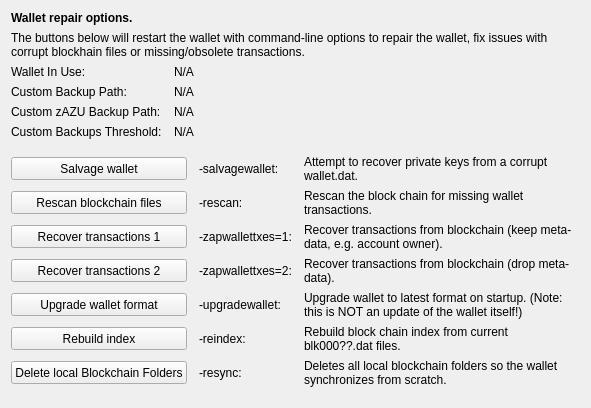
     <widget class="QWidget" name="tab_repair">
      <attribute name="title">
       <string>&amp;Wallet Repair</string>
      </attribute>
      <layout class="QGridLayout" name="gridLayout_4" columnstretch="0,0,0,0">
       <property name="horizontalSpacing">
        <number>12</number>
       </property>
       <item row="0" column="0" colspan="4">
        <widget class="QLabel" name="label_repair_header">
         <property name="font">
          <font>
           <weight>75</weight>
           <bold>true</bold>
          </font>
         </property>
         <property name="text">
          <string>Wallet repair options.</string>
         </property>
        </widget>
       </item>
       <item row="1" column="0" colspan="4">
        <widget class="QLabel" name="label_repair_helptext">
         <property name="font">
          <font>
           <weight>50</weight>
           <bold>false</bold>
          </font>
         </property>
         <property name="text">
          <string>The buttons below will restart the wallet with command-line options to repair the wallet, fix issues with corrupt blockhain files or missing/obsolete transactions.</string>
         </property>
         <property name="wordWrap">
          <bool>true</bool>
         </property>
        </widget>
       </item>
       <item row="2" column="0">
        <widget class="QLabel" name="wallet_path_label">
         <property name="text">
          <string>Wallet In Use:</string>
         </property>
        </widget>
       </item>
       <item row="2" column="1" colspan="3">
        <widget class="QLabel" name="wallet_path">
         <property name="cursor">
          <cursorShape>IBeamCursor</cursorShape>
         </property>
         <property name="text">
          <string>N/A</string>
         </property>
         <property name="textFormat">
          <enum>Qt::PlainText</enum>
         </property>
         <property name="textInteractionFlags">
          <set>Qt::LinksAccessibleByMouse|Qt::TextSelectableByKeyboard|Qt::TextSelectableByMouse</set>
         </property>
        </widget>
       </item>
       <item row="3" column="0">
        <widget class="QLabel" name="wallet_custombackuppath_label">
         <property name="visible">
          <bool>false</bool>
         </property>
         <property name="text">
          <string>Custom Backup Path:</string>
         </property>
        </widget>
       </item>
       <item row="3" column="1" colspan="3">
        <widget class="QLabel" name="wallet_custombackuppath">
         <property name="cursor">
          <cursorShape>IBeamCursor</cursorShape>
         </property>
         <property name="visible">
          <bool>false</bool>
         </property>
         <property name="text">
          <string>N/A</string>
         </property>
         <property name="textFormat">
          <enum>Qt::PlainText</enum>
         </property>
         <property name="textInteractionFlags">
          <set>Qt::LinksAccessibleByMouse|Qt::TextSelectableByKeyboard|Qt::TextSelectableByMouse</set>
         </property>
        </widget>
       </item>
       <item row="4" column="0">
        <widget class="QLabel" name="wallet_customzazubackuppath_label">
         <property name="visible">
          <bool>false</bool>
         </property>
         <property name="text">
          <string>Custom zAZU Backup Path:</string>
         </property>
        </widget>
       </item>
       <item row="4" column="1" colspan="3">
        <widget class="QLabel" name="wallet_customzazubackuppath">
         <property name="cursor">
          <cursorShape>IBeamCursor</cursorShape>
         </property>
         <property name="visible">
          <bool>false</bool>
         </property>
         <property name="text">
          <string>N/A</string>
         </property>
         <property name="textFormat">
          <enum>Qt::PlainText</enum>
         </property>
         <property name="textInteractionFlags">
          <set>Qt::LinksAccessibleByMouse|Qt::TextSelectableByKeyboard|Qt::TextSelectableByMouse</set>
         </property>
        </widget>
       </item>
       <item row="5" column="0">
        <widget class="QLabel" name="wallet_custombackupthreshold_label">
         <property name="visible">
          <bool>false</bool>
         </property>
         <property name="text">
          <string>Custom Backups Threshold:</string>
         </property>
        </widget>
       </item>
       <item row="5" column="1" colspan="3">
        <widget class="QLabel" name="wallet_custombackupthreshold">
         <property name="cursor">
          <cursorShape>IBeamCursor</cursorShape>
         </property>
         <property name="visible">
          <bool>false</bool>
         </property>
         <property name="text">
          <string>N/A</string>
         </property>
         <property name="textFormat">
          <enum>Qt::PlainText</enum>
         </property>
         <property name="textInteractionFlags">
          <set>Qt::LinksAccessibleByMouse|Qt::TextSelectableByKeyboard|Qt::TextSelectableByMouse</set>
         </property>
        </widget>
       </item>
       <item row="6" column="0">
        <spacer name="verticalSpacer_repair1">
         <property name="orientation">
          <enum>Qt::Vertical</enum>
         </property>
         <property name="sizeHint" stdset="0">
          <size>
           <width>10</width>
           <height>10</height>
          </size>
         </property>
        </spacer>
       </item>
       <item row="7" column="0" colspan="2">
        <widget class="QPushButton" name="btn_salvagewallet">
         <property name="minimumSize">
          <size>
           <width>100</width>
           <height>23</height>
          </size>
         </property>
         <property name="text">
          <string>Salvage wallet</string>
         </property>
        </widget>
       </item>
       <item row="7" column="2">
        <widget class="QLabel" name="label_repair_salvage_command">
         <property name="text">
          <string notr="true">-salvagewallet:</string>
         </property>
        </widget>
       </item>
       <item row="7" column="3">
        <widget class="QLabel" name="label_repair_salvage">
         <property name="text">
          <string>Attempt to recover private keys from a corrupt wallet.dat.</string>
         </property>
         <property name="wordWrap">
          <bool>true</bool>
         </property>
        </widget>
       </item>
       <item row="8" column="0" colspan="2">
        <widget class="QPushButton" name="btn_rescan">
         <property name="minimumSize">
          <size>
           <width>100</width>
           <height>23</height>
          </size>
         </property>
         <property name="text">
          <string>Rescan blockchain files</string>
         </property>
        </widget>
       </item>
       <item row="8" column="2">
        <widget class="QLabel" name="label_repair_rescan_command">
         <property name="text">
          <string notr="true">-rescan:</string>
         </property>
        </widget>
       </item>
       <item row="8" column="3">
        <widget class="QLabel" name="label_repair_rescan">
         <property name="text">
          <string>Rescan the block chain for missing wallet transactions.</string>
         </property>
         <property name="wordWrap">
          <bool>true</bool>
         </property>
        </widget>
       </item>
       <item row="9" column="0" colspan="2">
        <widget class="QPushButton" name="btn_zapwallettxes1">
         <property name="minimumSize">
          <size>
           <width>100</width>
           <height>23</height>
          </size>
         </property>
         <property name="text">
          <string>Recover transactions 1</string>
         </property>
        </widget>
       </item>
       <item row="9" column="2">
        <widget class="QLabel" name="label_repair_zap1_command">
         <property name="text">
          <string notr="true">-zapwallettxes=1:</string>
         </property>
        </widget>
       </item>
       <item row="9" column="3">
        <widget class="QLabel" name="label_repair_zap1">
         <property name="text">
          <string>Recover transactions from blockchain (keep meta-data, e.g. account owner).</string>
         </property>
         <property name="wordWrap">
          <bool>true</bool>
         </property>
        </widget>
       </item>
       <item row="10" column="0" colspan="2">
        <widget class="QPushButton" name="btn_zapwallettxes2">
         <property name="minimumSize">
          <size>
           <width>100</width>
           <height>23</height>
          </size>
         </property>
         <property name="text">
          <string>Recover transactions 2</string>
         </property>
        </widget>
       </item>
       <item row="10" column="2">
        <widget class="QLabel" name="label_repair_zap2_command">
         <property name="text">
          <string notr="true">-zapwallettxes=2:</string>
         </property>
        </widget>
       </item>
       <item row="10" column="3">
        <widget class="QLabel" name="label_repair_zap2">
         <property name="text">
          <string>Recover transactions from blockchain (drop meta-data).</string>
         </property>
         <property name="wordWrap">
          <bool>true</bool>
         </property>
        </widget>
       </item>
       <item row="11" column="0" colspan="2">
        <widget class="QPushButton" name="btn_upgradewallet">
         <property name="minimumSize">
          <size>
           <width>100</width>
           <height>23</height>
          </size>
         </property>
         <property name="text">
          <string>Upgrade wallet format</string>
         </property>
        </widget>
       </item>
       <item row="11" column="2">
        <widget class="QLabel" name="label_repair_upgrade_command">
         <property name="text">
          <string notr="true">-upgradewallet:</string>
         </property>
        </widget>
       </item>
       <item row="11" column="3">
        <widget class="QLabel" name="label_repair_upgrade">
         <property name="text">
          <string>Upgrade wallet to latest format on startup. (Note: this is NOT an update of the wallet itself!)</string>
         </property>
         <property name="wordWrap">
          <bool>true</bool>
         </property>
        </widget>
       </item>
       <item row="12" column="0" colspan="2">
        <widget class="QPushButton" name="btn_reindex">
         <property name="minimumSize">
          <size>
           <width>100</width>
           <height>23</height>
          </size>
         </property>
         <property name="text">
          <string>Rebuild index</string>
         </property>
        </widget>
       </item>
       <item row="12" column="2">
        <widget class="QLabel" name="label_repair_reindex_command">
         <property name="text">
          <string notr="true">-reindex:</string>
         </property>
        </widget>
       </item>
       <item row="12" column="3">
        <widget class="QLabel" name="label_repair_reindex">
         <property name="text">
          <string>Rebuild block chain index from current blk000??.dat files.</string>
         </property>
         <property name="wordWrap">
          <bool>true</bool>
         </property>
        </widget>
       </item>
       <item row="13" column="0" colspan="2">
        <widget class="QPushButton" name="btn_resync">
         <property name="minimumSize">
          <size>
           <width>100</width>
           <height>23</height>
          </size>
         </property>
         <property name="text">
          <string>Delete local Blockchain Folders</string>
         </property>
        </widget>
       </item>
       <item row="13" column="2">
        <widget class="QLabel" name="label_repair_resync_command">
         <property name="text">
          <string>-resync:</string>
         </property>
        </widget>
       </item>
       <item row="13" column="3">
        <widget class="QLabel" name="label_repair_resync">
         <property name="text">
          <string>Deletes all local blockchain folders so the wallet synchronizes from scratch.</string>
         </property>
         <property name="wordWrap">
          <bool>true</bool>
         </property>
        </widget>
       </item>
       <item row="14" column="0">
        <spacer name="verticalSpacer_repair2">
         <property name="orientation">
          <enum>Qt::Vertical</enum>
         </property>
         <property name="sizeHint" stdset="0">
          <size>
           <width>20</width>
           <height>10</height>
          </size>
         </property>
        </spacer>
       </item>
      </layout>
     </widget>
